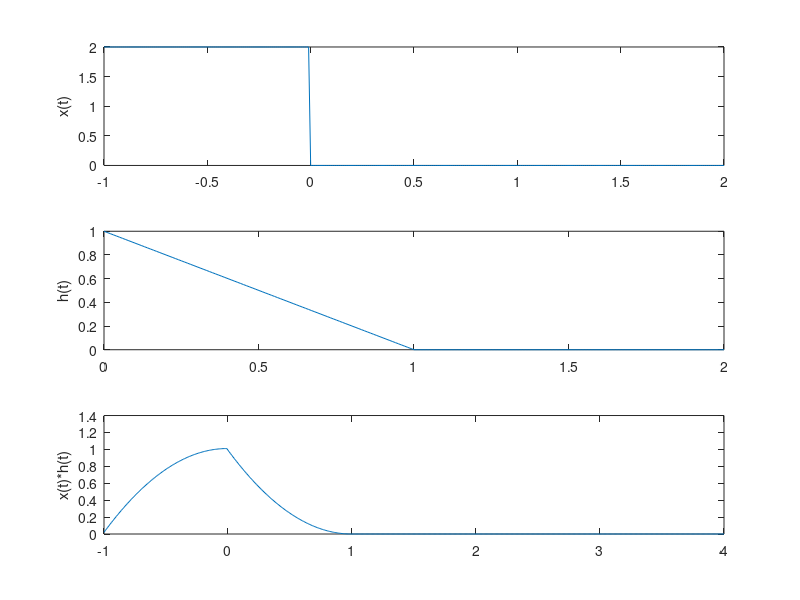
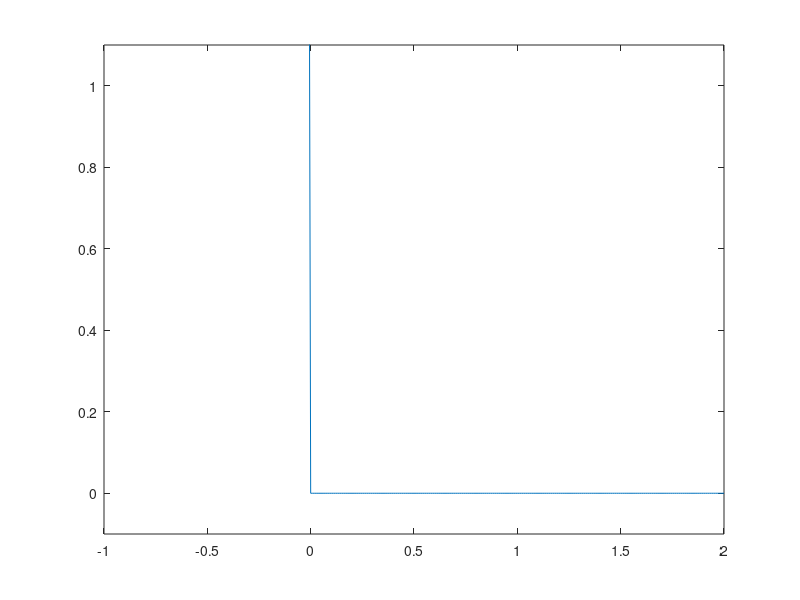

Write MATLAB code to recreate these figures, in order.
%%  signal x(t)=2,-1<t<0 and impulse response h(t)=1-t,0<t<1
close all
clear all
clc

%%  definfing universal time step, will use as a scaling factor
dT=0.01;

%% defining x(t), a piecewise function
% x(t)=2,-1<t<0

t1x=-1:dT:0-dT;   % non overlapping time-segments
t2x=0:dT:2;
x1=2*ones(size(t1x));
x2=zeros(size(t2x));
x=[x1 x2];
tx=[t1x t2x];   % tx definded from -1 to 2

%% defining h(t), a piecewise function
%h(t)=1-t,0<t<1

t1h=-2:dT:0-dT; % non overlapping time-segments
t2h=0:dT:1;
t3h=1+dT:dT:2;
% h1=zeros(size(t1h));
h2=1-t2h;
h3=zeros(size(t3h));
h=[ h2 h3];
th=[t2h t3h]; % th definded from -2 to 2

%%
figure
subplot(311)
plot(tx,x);
ylabel('x(t)')
subplot(312)
plot(th,h)
ylabel('h(t)')
% 
%   y=conv(x,h);
 y=conv(x,h)*dT; % scaling facotor dT
% 
% % y has a larger length than 'x' and 'h'
% length(x)
% length(y)
% length(h)

%% size of convoluted signal is sum of size of x(t) and h(t)
ty=min(tx)+min(th):dT:max(tx)+max(th);
subplot(313)
plot(ty,y);
ylabel('x(t)*h(t)')
xlim([min(tx)+min(th)  max(tx)+max(th)])
% 
% 
% 
%% h= deconv(y,x)
% 1st element of 'x' must not be zero. 

%  y(1)=0; % no error
 h(1)=1; % error !!
xx=deconv(y,h)*(1/dT);  % scaling factor (1/dT)

t_xx=min(ty)-min(th):dT:max(ty)-max(th);
figure
plot(t_xx,xx)
ylim([-.1 1.1]);
% legend('impulse response h(t)')
    





